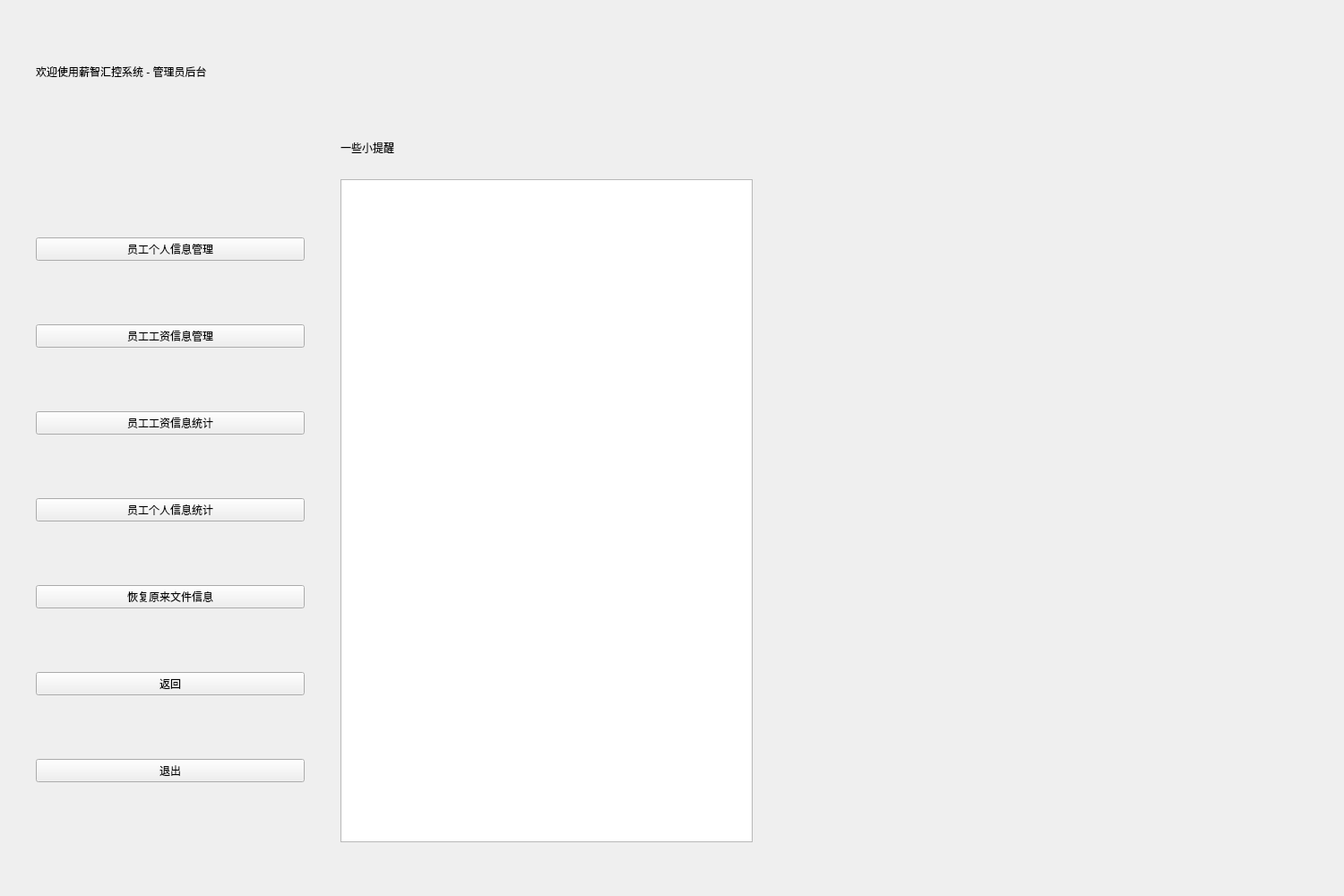
<?xml version="1.0" encoding="UTF-8"?>
<ui version="4.0">
 <class>Admin</class>
 <widget class="QWidget" name="Admin">
  <property name="geometry">
   <rect>
    <x>0</x>
    <y>0</y>
    <width>1500</width>
    <height>1000</height>
   </rect>
  </property>
  <property name="windowTitle">
   <string>Form</string>
  </property>
  <widget class="QWidget" name="verticalLayoutWidget">
   <property name="geometry">
    <rect>
     <x>40</x>
     <y>200</y>
     <width>300</width>
     <height>740</height>
    </rect>
   </property>
   <layout class="QVBoxLayout" name="verticalLayout">
    <item>
     <widget class="QPushButton" name="btn_user_mag">
      <property name="styleSheet">
       <string notr="true">font: 12pt &quot;Agency FB&quot;;</string>
      </property>
      <property name="text">
       <string>员工个人信息管理</string>
      </property>
     </widget>
    </item>
    <item>
     <widget class="QPushButton" name="btn_sal_mag">
      <property name="styleSheet">
       <string notr="true">font: 12pt &quot;Agency FB&quot;;</string>
      </property>
      <property name="text">
       <string>员工工资信息管理</string>
      </property>
     </widget>
    </item>
    <item>
     <widget class="QPushButton" name="btn_sala_satis">
      <property name="styleSheet">
       <string notr="true">font: 12pt &quot;Agency FB&quot;;</string>
      </property>
      <property name="text">
       <string>员工工资信息统计</string>
      </property>
     </widget>
    </item>
    <item>
     <widget class="QPushButton" name="btn_user_sas">
      <property name="styleSheet">
       <string notr="true">font: 12pt &quot;Agency FB&quot;;</string>
      </property>
      <property name="text">
       <string>员工个人信息统计</string>
      </property>
     </widget>
    </item>
    <item>
     <widget class="QPushButton" name="pushButton">
      <property name="styleSheet">
       <string notr="true">font: 12pt &quot;Agency FB&quot;;</string>
      </property>
      <property name="text">
       <string>恢复原来文件信息</string>
      </property>
     </widget>
    </item>
    <item>
     <widget class="QPushButton" name="btn_back_login">
      <property name="styleSheet">
       <string notr="true">font: 12pt &quot;Agency FB&quot;;</string>
      </property>
      <property name="text">
       <string>返回</string>
      </property>
     </widget>
    </item>
    <item>
     <widget class="QPushButton" name="btn_quit">
      <property name="styleSheet">
       <string notr="true">font: 12pt &quot;Agency FB&quot;;</string>
      </property>
      <property name="text">
       <string>退出</string>
      </property>
     </widget>
    </item>
   </layout>
  </widget>
  <widget class="QLabel" name="label">
   <property name="geometry">
    <rect>
     <x>40</x>
     <y>40</y>
     <width>800</width>
     <height>80</height>
    </rect>
   </property>
   <property name="text">
    <string>欢迎使用薪智汇控系统 - 管理员后台</string>
   </property>
  </widget>
  <widget class="QTextBrowser" name="help">
   <property name="geometry">
    <rect>
     <x>380</x>
     <y>200</y>
     <width>460</width>
     <height>740</height>
    </rect>
   </property>
   <property name="styleSheet">
    <string notr="true">font: 11pt "Agency FB";</string>
   </property>
   <property name="text">
    <string/>
   </property>
  </widget>
  <widget class="QLabel" name="title">
   <property name="geometry">
    <rect>
     <x>380</x>
     <y>140</y>
     <width>460</width>
     <height>50</height>
    </rect>
   </property>
   <property name="text">
    <string>一些小提醒</string>
   </property>
  </widget>
 </widget>
 <resources/>
 <connections/>
</ui>
